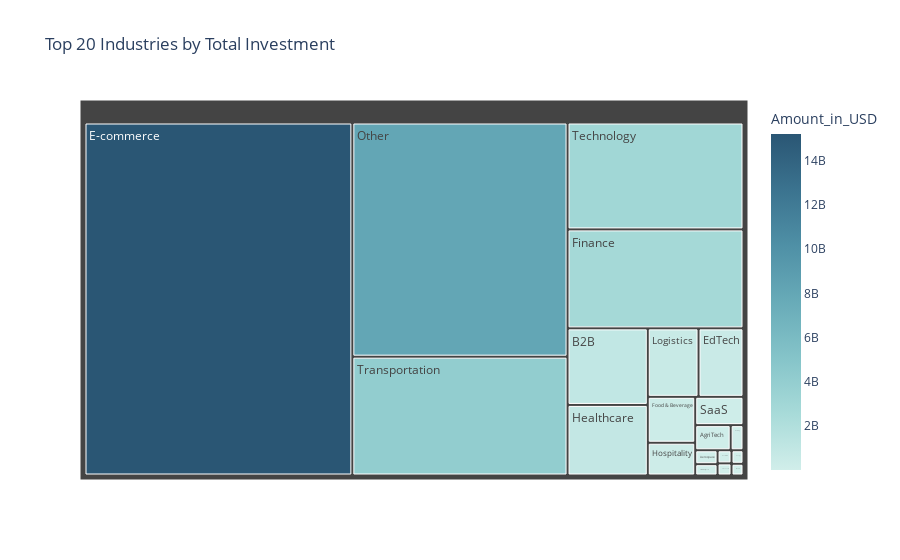

Here is the notebook cell this chart was saved with:
### Code cell
import plotly.express as px

industry_sum = df.groupby('Industry_Standardized')["Amount_in_USD"].sum().reset_index()
industry_sum = industry_sum.sort_values(by="Amount_in_USD", ascending=False).head(20)

fig = px.treemap(industry_sum, path=['Industry_Standardized'], values="Amount_in_USD",
                 title="Top 20 Industries by Total Investment",
                 color="Amount_in_USD", color_continuous_scale="Teal")
fig.show()

### Figure 1 — Plotly figure (JSON) as saved in the notebook; plotly's stock layout.template omitted (floating-point values rounded to 4 significant figures)
{"data": [{"branchvalues": "total", "customdata": [[15200000000.0], [8104000000.0], [4111000000.0], [3024000000.0], [2799000000.0], [987900000.0], [910400000.0], [558800000.0], [495200000.0], [350200000.0], [250000000.0], [219500000.0], [143200000.0], [51800000.0], [50000000.0], [40580000.0], [29500000.0], [27160000.0], [26000000.0], [22570000.0]], "domain": {"x": [0, 1], "y": [0, 1]}, "hovertemplate": "labels=%{label}<br>Amount_in_USD_sum=%{value}<br>parent=%{parent}<br>id=%{id}<br>Amount_in_USD=%{color}<extra></extra>", "ids": ["E-commerce", "Other", "Transportation", "Technology", "Finance", "B2B", "Healthcare", "Logistics", "EdTech", "Food & Beverage", "Hospitality", "SaaS", "AgriTech", "Gaming", "Aerospace", "Artificial Intelligence", "Real Estate", "Clean Tech", "Energy", "Media"], "labels": ["E-commerce", "Other", "Transportation", "Technology", "Finance", "B2B", "Healthcare", "Logistics", "EdTech", "Food & Beverage", "Hospitality", "SaaS", "AgriTech", "Gaming", "Aerospace", "Artificial Intelligence", "Real Estate", "Clean Tech", "Energy", "Media"], "marker": {"coloraxis": "coloraxis", "colors": [15200000000.0, 8104000000.0, 4111000000.0, 3024000000.0, 2799000000.0, 987900000.0, 910400000.0, 558800000.0, 495200000.0, 350200000.0, 250000000.0, 219500000.0, 143200000.0, 51800000.0, 50000000.0, 40580000.0, 29500000.0, 27160000.0, 26000000.0, 22570000.0]}, "name": "", "parents": ["", "", "", "", "", "", "", "", "", "", "", "", "", "", "", "", "", "", "", ""], "type": "treemap", "values": [15200000000.0, 8104000000.0, 4111000000.0, 3024000000.0, 2799000000.0, 987900000.0, 910400000.0, 558800000.0, 495200000.0, 350200000.0, 250000000.0, 219500000.0, 143200000.0, 51800000.0, 50000000.0, 40580000.0, 29500000.0, 27160000.0, 26000000.0, 22570000.0]}], "layout": {"coloraxis": {"colorbar": {"title": {"text": "Amount_in_USD"}}, "colorscale": [[0, "rgb(209, 238, 234)"], [0.1667, "rgb(168, 219, 217)"], [0.3333, "rgb(133, 196, 201)"], [0.5, "rgb(104, 171, 184)"], [0.6667, "rgb(79, 144, 166)"], [0.8333, "rgb(59, 115, 143)"], [1, "rgb(42, 86, 116)"]]}, "legend": {"tracegroupgap": 0}, "title": {"text": "Top 20 Industries by Total Investment"}}}
